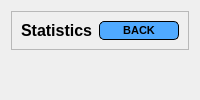
            <widget class="QWidget" name="tests_page">
             <layout class="QVBoxLayout" name="verticalLayout_8">
              <item>
               <widget class="QFrame" name="test_top_frame">
                <property name="maximumSize">
                 <size>
                  <width>16777215</width>
                  <height>50</height>
                 </size>
                </property>
                <property name="frameShape">
                 <enum>QFrame::StyledPanel</enum>
                </property>
                <property name="frameShadow">
                 <enum>QFrame::Raised</enum>
                </property>
                <layout class="QHBoxLayout" name="horizontalLayout_15">
                 <item>
                  <widget class="QLabel" name="label_25">
                   <property name="font">
                    <font>
                     <family>Nirmala UI</family>
                     <pointsize>12</pointsize>
                     <weight>75</weight>
                     <bold>true</bold>
                    </font>
                   </property>
                   <property name="text">
                    <string>Statistics</string>
                   </property>
                  </widget>
                 </item>
                 <item>
                  <widget class="QPushButton" name="statistics_back_button">
                   <property name="maximumSize">
                    <size>
                     <width>80</width>
                     <height>30</height>
                    </size>
                   </property>
                   <property name="font">
                    <font>
                     <family>Nirmala UI</family>
                     <pointsize>8</pointsize>
                     <weight>75</weight>
                     <bold>true</bold>
                    </font>
                   </property>
                   <property name="mouseTracking">
                    <bool>false</bool>
                   </property>
                   <property name="styleSheet">
                    <string notr="true">QPushButton{
	background-color: rgb(80, 170, 255);
	border: 1px solid black;
	border-radius: 5px;
	width: 80px;
}
QPushButton:hover{
	background-color: #00aaff;
}</string>
                   </property>
                   <property name="text">
                    <string>BACK</string>
                   </property>
                  </widget>
                 </item>
                </layout>
               </widget>
              </item>
              <item>
               <widget class="QFrame" name="graph_frame">
                <layout class="QHBoxLayout" name="horizontalLayout_16">
                 <item>
                  <widget class="QWidget" name="tmp_all_graph" native="true"/>
                 </item>
                 <item>
                  <widget class="QWidget" name="NAS_all_graph" native="true"/>
                 </item>
                </layout>
               </widget>
              </item>
             </layout>
            </widget>
